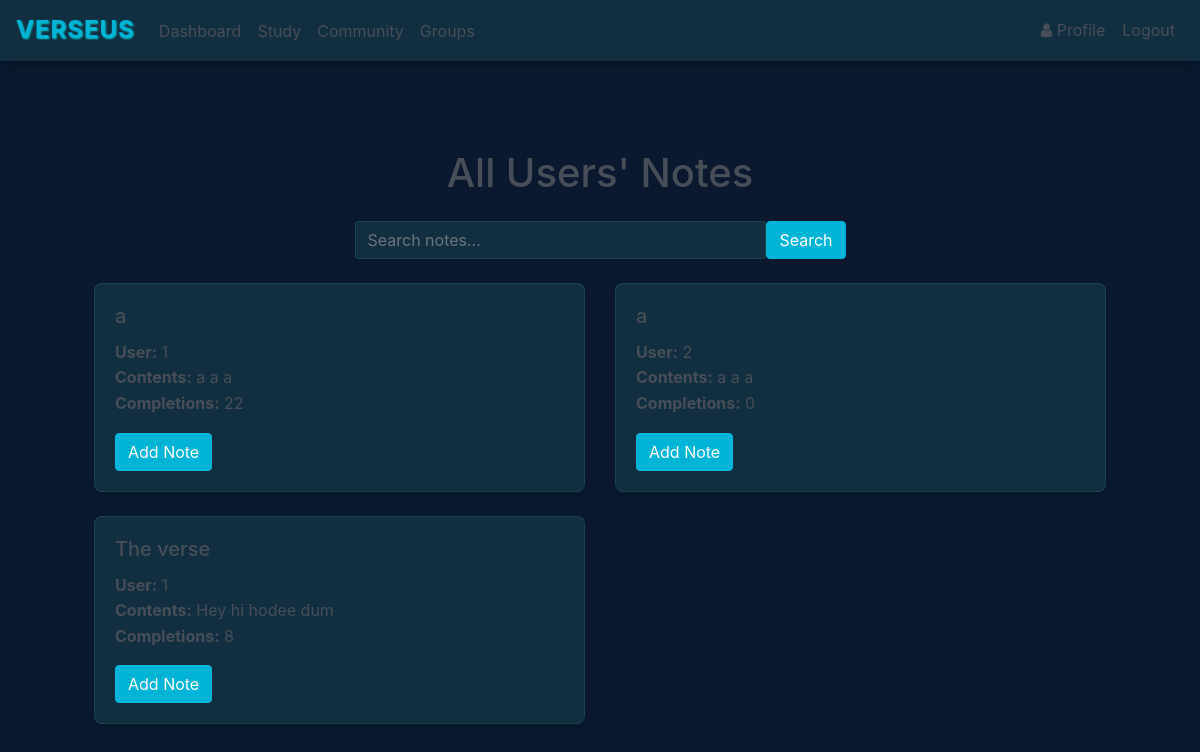
Page /community (signed in) on the earlier database version.
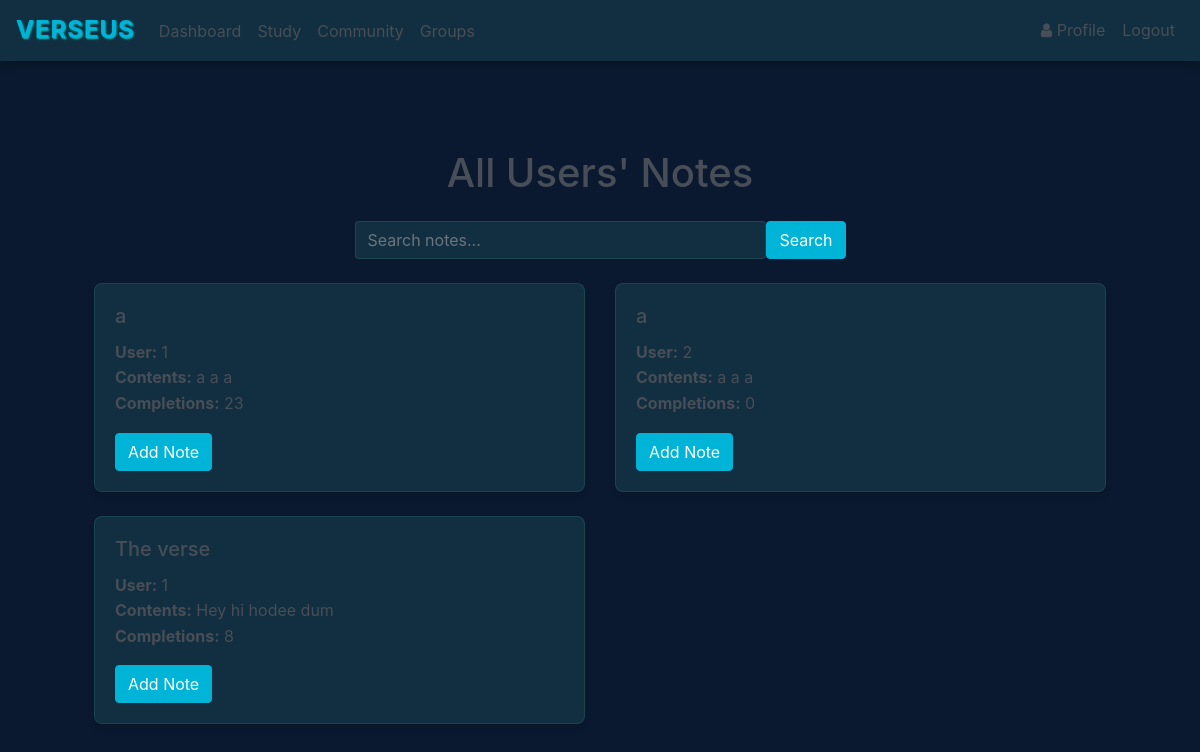
Same page on the later database version.
### website/models.py (models this page shows)
class Note(db.Model):
    id = db.Column(db.Integer, primary_key=True)
    title = db.Column(db.String(100), default="Untitled Verse")
    data = db.Column(db.String(500))
    date = db.Column(db.DateTime(timezone=True), default=func.now())
    user_id = db.Column(db.Integer, db.ForeignKey('user.id'))
    data_blanked = db.Column(db.String(500))
    ref = db.Column(JSON)
    word_blank_positions = db.Column(JSON)
    completions = db.Column(db.Integer, default=0)

### website/views.py (the view, shortened to what this page needs)
@views.route('/community')
@login_required
def all_notes():
    search_query = request.args.get('search', '')
    query = Note.query.join(User)
    notes = query.order_by(Note.date.desc()).all()
    return render_template("all_notes.html",
                         user=current_user,
                         notes=notes,
                         search_query=search_query)

### website/templates/all_notes.html (shortened to what this page needs)
{% extends "base.html" %}
{% block content %}
<div class="container mt-4">
    <h1 class="text-center mb-4">All Users' Notes</h1>
    <div class="row mb-4">
        <div class="col-md-6 mx-auto">
            <form method="GET" action="{{ url_for('views.all_notes') }}" class="d-flex">
                <input type="text" name="search" class="form-control me-2" placeholder="Search notes..."
                    value="{{ search_query }}">
                <button type="submit" class="btn btn-primary">Search</button>
            </form>
        </div>
    </div>
    <div class="row">
        {% for note in notes %}
        <div class="col-md-6 mb-4">
            <div class="card">
                <div class="card-body">
                    <h5 class="card-title">{{ note.title }}</h5>
                    <p class="card-text">
                        <strong>User:</strong> {{ note.user_id }}<br>
                        <strong>Contents:</strong> {{ note.data }}<br>
                        <strong>Completions:</strong> {{ note.completions }}
                    </p>
                    <a href="{{ url_for('views.add_note', note_id=note.id, title=note.title, data=note.data, ref=note.ref) }}"
                        class="btn btn-primary">Add Note</a>
                </div>
            </div>
        </div>
        {% endfor %}
    </div>
</div>
{% endblock %}

Differences in the rows shown:
changed Note (number 1 of 3 on the later page): completions "22" → "23"
